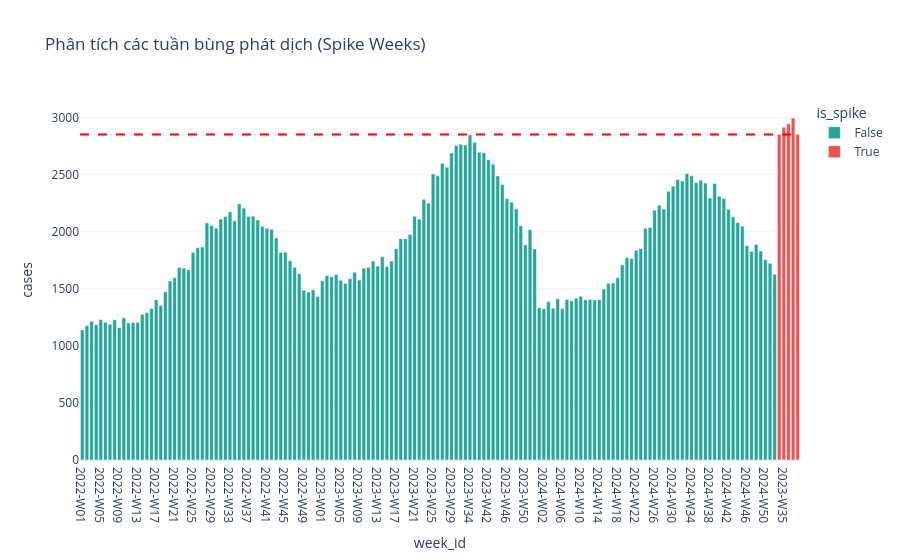
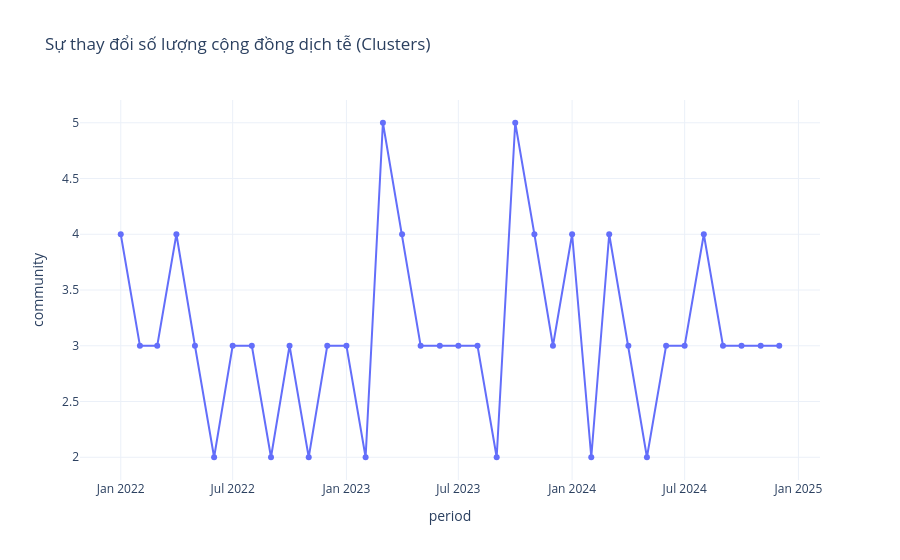

Notebook cell for these charts, in order:
### Code cell
import pyrootutils
import pandas as pd
import numpy as np
import networkx as nx
import community as community_louvain
import plotly.express as px
import json
from pathlib import Path
import copy
import unicodedata

# --- 1. THIẾT LẬP ROOT DỰ ÁN ---
root = pyrootutils.setup_root(
    search_from="." if Path.cwd().name != "notebooks" else "..", 
    indicator=[".git", "README.md"], 
    pythonpath=True
)
print(f"Thư mục gốc dự án: {root}")

# --- 2. ĐƯỜNG DẪN FILE ---
CASE_DATA_PATH = root / "data" / "raw" / "dengue_cases_by_district_2022_2024.csv"
GEOJSON_PATH = root / "data" / "raw" / "hcmc_districts.geojson"
PROCESSED_DIR = root / "data" / "processed"
OUTPUT_DIR = root / "notebooks" / "outputs"

PROCESSED_DIR.mkdir(parents=True, exist_ok=True)
OUTPUT_DIR.mkdir(parents=True, exist_ok=True)

# --- 3. HÀM CHUẨN HÓA (CHÌA KHÓA FIX ANIMATION) ---
def clean_name(s):
    """Xóa dấu cách, chuẩn hóa Unicode và viết thường để khớp 100%"""
    if not isinstance(s, str): return str(s)
    s = unicodedata.normalize('NFC', s)
    return s.replace(" ", "").lower().strip()

# --- 4. NẠP VÀ XỬ LÝ DỮ LIỆU ---
df = pd.read_csv(CASE_DATA_PATH)
df['period'] = df['year'].astype(str) + '-' + df['month'].astype(str).str.zfill(2)
df['week_id'] = df['year'].astype(str) + '-W' + df['week'].astype(str).str.zfill(2)

# Xác định Spike Weeks (Tuần bùng phát)
weekly_total = df.groupby('week_id')['cases'].sum().reset_index()
threshold = weekly_total['cases'].mean() + 2 * weekly_total['cases'].std()
weekly_total['is_spike'] = weekly_total['cases'] > threshold

# --- 5. TÍNH TOÁN NETWORK METRICS ---
def compute_network_metrics(df):
    results = []
    periods = sorted(df['period'].unique())
    all_districts = sorted(df['district_name'].unique())
    
    for p in periods:
        subset = df[df['period'] == p]
        pivot = subset.pivot_table(index='week', columns='district_name', values='cases', fill_value=0)
        if pivot.shape[0] < 2: continue
            
        corr = pivot.corr().fillna(0)
        G = nx.Graph()
        for i, d1 in enumerate(pivot.columns):
            for j, d2 in enumerate(pivot.columns):
                if i < j and corr.loc[d1, d2] > 0.6:
                    G.add_edge(d1, d2, weight=corr.loc[d1, d2])
        
        cent = nx.degree_centrality(G)
        partition = community_louvain.best_partition(G) if G.edges() else {}
        
        for dist in all_districts:
            results.append({
                'period': p,
                'district': dist,
                'centrality': cent.get(dist, 0),
                'community': str(partition.get(dist, "Isolated"))
            })
    return pd.DataFrame(results)

df_metrics = compute_network_metrics(df)

# --- 6. KHỚP DỮ LIỆU VỚI GEOJSON ---
with open(GEOJSON_PATH, encoding='utf-8') as f:
    geojson_data = json.load(f)

# Tự động tìm key nhãn trong GeoJSON (name, NAME_2, v.v.)
sample_name_clean = clean_name(df_metrics['district'].iloc[0])
target_prop = "name"
for feat in geojson_data['features']:
    for k, v in feat.get('properties', {}).items():
        if clean_name(str(v)) == sample_name_clean:
            target_prop = k
            break

# Fix GeoJSON: Xóa khoảng trắng trong thuộc tính bản đồ
geojson_fixed = copy.deepcopy(geojson_data)
for f in geojson_fixed['features']:
    if target_prop in f['properties']:
        f['properties'][target_prop] = clean_name(f['properties'][target_prop])

# Fix DataFrame: Xóa khoảng trắng để khớp với GeoJSON đã fix
df_metrics['district_match'] = df_metrics['district'].apply(clean_name)

# REINDEX: Đảm bảo frame nào cũng có đủ 22 quận (Tránh lỗi mất vùng khi chạy animation)
all_periods = sorted(df_metrics['period'].unique())
all_dist_match = sorted(df_metrics['district_match'].unique())
full_idx = pd.MultiIndex.from_product([all_periods, all_dist_match], names=['period', 'district_match'])
df_final = df_metrics.set_index(['period', 'district_match']).reindex(full_idx, fill_value=0).reset_index()

# --- 7. TRỰC QUAN HÓA ---

# A. Biểu đồ Spike Weeks
fig_spike = px.bar(weekly_total, x='week_id', y='cases', color='is_spike',
                   title="Phân tích các tuần bùng phát dịch (Spike Weeks)",
                   color_discrete_map={True: '#ef5350', False: '#26a69a'},
                   template='plotly_white')
fig_spike.add_hline(y=threshold, line_dash="dash", line_color="red")

# B. Community Stability (Số lượng cụm lây nhiễm)
comm_data = df_final[df_final['community'] != '0'].groupby('period')['community'].nunique().reset_index()
fig_comm = px.line(comm_data, x='period', y='community', markers=True,
                   title="Sự thay đổi số lượng cộng đồng dịch tễ (Clusters)",
                   template='plotly_white')

# C. Animation Map
fig_map = px.choropleth(
    df_final,
    geojson=geojson_fixed,
    locations='district_match',
    featureidkey=f"properties.{target_prop}",
    color='centrality',
    animation_frame='period',
    color_continuous_scale="YlOrRd",
    range_color=[0, 0.7],
    title="Diễn biến Centrality Sốt xuất huyết TP.HCM (2022-2024)",
    labels={'centrality': 'Mức độ trọng điểm', 'district_match': 'Mã Quận'}
)
fig_map.update_geos(fitbounds="locations", visible=False)
fig_map.update_layout(margin={"r":0,"t":50,"l":0,"b":0})

# --- 8. LƯU VÀ HIỂN THỊ ---
fig_spike.show()
fig_comm.show()
fig_map.show()

fig_map.write_html(OUTPUT_DIR / "final_graph_analysis.html")
print(f"✨ Hoàn tất! Báo cáo HTML đã được lưu tại: {OUTPUT_DIR}")

### Figure 1 — Plotly figure (JSON) as saved in the notebook; plotly's stock layout.template omitted (floating-point values rounded to 4 significant figures; data arrays with more than 128 entries replaced by an {"elided": "..."} marker saying what was removed)
{"data": [{"hovertemplate": "is_spike=False<br>week_id=%{x}<br>cases=%{y}<extra></extra>", "legendgroup": "False", "marker": {"color": "#26a69a", "pattern": {"shape": ""}}, "name": "False", "orientation": "v", "showlegend": true, "textposition": "auto", "type": "bar", "x": {"elided": "151 str values"}, "xaxis": "x", "y": {"elided": "151 int values"}, "yaxis": "y"}, {"hovertemplate": "is_spike=True<br>week_id=%{x}<br>cases=%{y}<extra></extra>", "legendgroup": "True", "marker": {"color": "#ef5350", "pattern": {"shape": ""}}, "name": "True", "orientation": "v", "showlegend": true, "textposition": "auto", "type": "bar", "x": ["2023-W33", "2023-W35", "2023-W36", "2023-W37", "2023-W38"], "xaxis": "x", "y": [2854, 2917, 2947, 2997, 2854], "yaxis": "y"}], "layout": {"barmode": "relative", "legend": {"title": {"text": "is_spike"}, "tracegroupgap": 0}, "shapes": [{"line": {"color": "red", "dash": "dash"}, "type": "line", "x0": 0, "x1": 1, "xref": "x domain", "y0": 2851.0, "y1": 2851.0, "yref": "y"}], "title": {"text": "Phân tích các tuần bùng phát dịch (Spike Weeks)"}, "xaxis": {"anchor": "y", "domain": [0, 1], "title": {"text": "week_id"}}, "yaxis": {"anchor": "x", "domain": [0, 1], "title": {"text": "cases"}}}}

### Figure 2 — Plotly figure (JSON) as saved in the notebook; plotly's stock layout.template omitted (floating-point values rounded to 4 significant figures)
{"data": [{"hovertemplate": "period=%{x}<br>community=%{y}<extra></extra>", "legendgroup": "", "line": {"color": "#636efa", "dash": "solid"}, "marker": {"symbol": "circle"}, "mode": "lines+markers", "name": "", "orientation": "v", "showlegend": false, "type": "scatter", "x": ["2022-01", "2022-02", "2022-03", "2022-04", "2022-05", "2022-06", "2022-07", "2022-08", "2022-09", "2022-10", "2022-11", "2022-12", "2023-01", "2023-02", "2023-03", "2023-04", "2023-05", "2023-06", "2023-07", "2023-08", "2023-09", "2023-10", "2023-11", "2023-12", "2024-01", "2024-02", "2024-03", "2024-04", "2024-05", "2024-06", "2024-07", "2024-08", "2024-09", "2024-10", "2024-11", "2024-12"], "xaxis": "x", "y": [4, 3, 3, 4, 3, 2, 3, 3, 2, 3, 2, 3, 3, 2, 5, 4, 3, 3, 3, 3, 2, 5, 4, 3, 4, 2, 4, 3, 2, 3, 3, 4, 3, 3, 3, 3], "yaxis": "y"}], "layout": {"legend": {"tracegroupgap": 0}, "title": {"text": "Sự thay đổi số lượng cộng đồng dịch tễ (Clusters)"}, "xaxis": {"anchor": "y", "domain": [0, 1], "title": {"text": "period"}}, "yaxis": {"anchor": "x", "domain": [0, 1], "title": {"text": "community"}}}}
